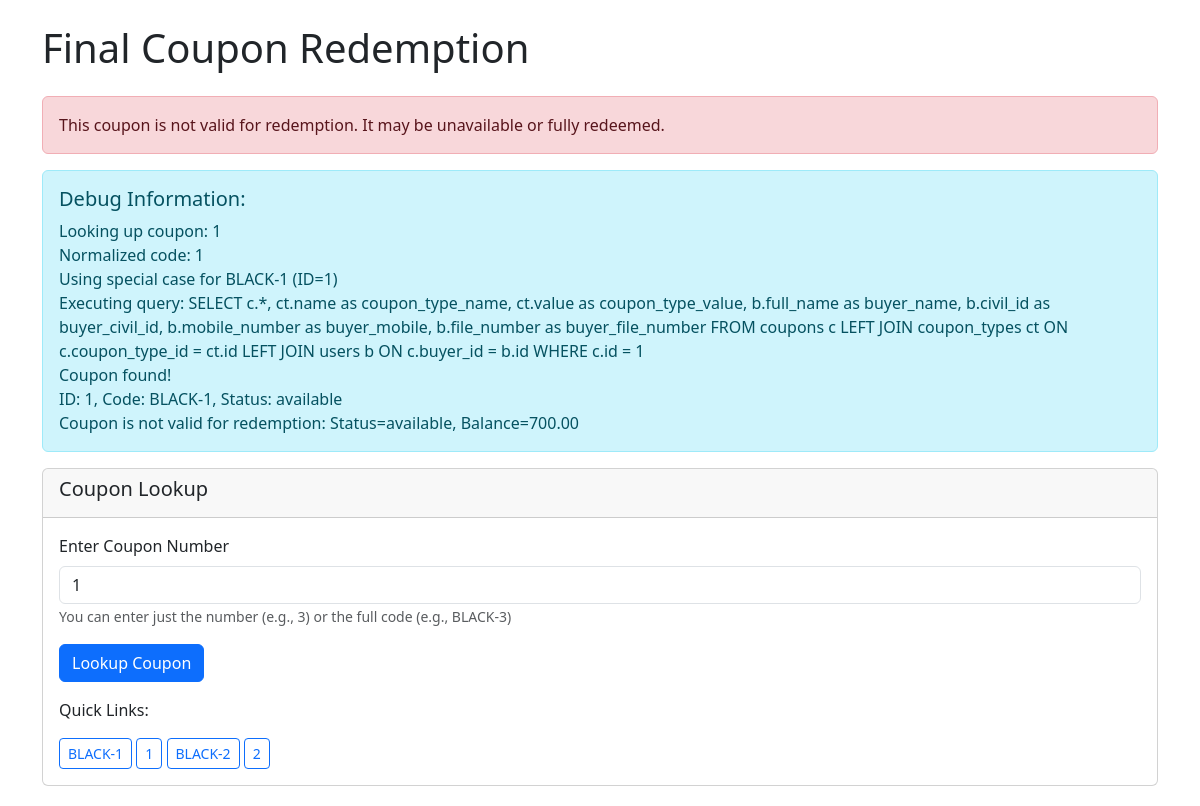
The app's page /final_redeem.php?coupon_code=1 with its own data.
### tables this page shows
CREATE TABLE coupons (
    id INT AUTO_INCREMENT PRIMARY KEY,
    code VARCHAR(20) NOT NULL UNIQUE,
    coupon_type_id INT NOT NULL,
    buyer_id INT,
    recipient_id INT,
    initial_balance DECIMAL(10, 2) NOT NULL,
    current_balance DECIMAL(10, 2) NOT NULL,
    issue_date DATE,
    status ENUM('available', 'assigned', 'fully_redeemed') NOT NULL DEFAULT 'available',
    created_at TIMESTAMP DEFAULT CURRENT_TIMESTAMP,
    updated_at TIMESTAMP DEFAULT CURRENT_TIMESTAMP ON UPDATE CURRENT_TIMESTAMP,
    FOREIGN KEY (coupon_type_id) REFERENCES coupon_types(id),
    FOREIGN KEY (buyer_id) REFERENCES users(id),
    FOREIGN KEY (recipient_id) REFERENCES users(id),
    INDEX (code),
    INDEX (buyer_id),
    INDEX (recipient_id),
    INDEX (status)
);

### final_redeem.php (the view, shortened to what this page needs)
<?php
require_once 'models/RedemptionLog.php';
$database = new Database();
$db = $database->getConnection();
$error = "";
$debug = "";
$couponCode = "";
if (isset($_REQUEST['coupon_code'])) {
    $couponCode = trim($_REQUEST['coupon_code']);
    $debug .= "Looking up coupon: " . $couponCode . "<br>";
    if (empty($couponCode)) {
        $error = "Please enter a coupon code.";
    } else {
        $couponCode = str_replace(' ', '-', trim($couponCode));
        $debug .= "Normalized code: " . $couponCode . "<br>";
        if ($couponCode == "BLACK-1" || $couponCode == "1") {
            $query = "SELECT c.*, ct.name as coupon_type_name, ct.value as coupon_type_value,
                     b.full_name as buyer_name, b.civil_id as buyer_civil_id,
                     b.mobile_number as buyer_mobile, b.file_number as buyer_file_number
              FROM coupons c
              LEFT JOIN coupon_types ct ON c.coupon_type_id = ct.id
              LEFT JOIN users b ON c.buyer_id = b.id
              WHERE c.id = 1";
            $debug .= "Using special case for BLACK-1 (ID=1)<br>";
        }
        $debug .= "Executing query: " . $query . "<br>";
        $stmt = $db->prepare($query);
        $stmt->execute();
        $row = $stmt->fetch(PDO::FETCH_ASSOC);
        if ($row) {
            $debug .= "Coupon found!<br>";
            $debug .= "ID: " . $row['id'] . ", Code: " . $row['code'] . ", Status: " . $row['status'] . "<br>";
            if ($row['status'] == 'assigned' && $row['current_balance'] > 0) {
                $debug .= "Coupon is valid for redemption<br>";
                $couponData = [
                    'id' => $row['id'],
                    'code' => $row['code'],
                    'type' => $row['coupon_type_name'],
                    'type_value' => $row['coupon_type_value'],
                    'balance' => $row['current_balance'],
                    'buyer_name' => $row['buyer_name'],
                    'buyer_civil_id' => $row['buyer_civil_id'],
                    'buyer_mobile' => $row['buyer_mobile'],
                    'buyer_file_number' => $row['buyer_file_number'],
                    'recipient_name' => '',
                    'recipient_civil_id' => '',
                    'recipient_mobile' => '',
                    'recipient_file_number' => ''
                ];
                $debug .= "Coupon data created successfully<br>";
            } else {
                $debug .= "Coupon is not valid for redemption: Status=" . $row['status'] . ", Balance=" . $row['current_balance'] . "<br>";
                $error = "This coupon is not valid for redemption. It may be unavailable or fully redeemed.";
            }
        } else {
            $debug .= "Coupon not found<br>";
            $error = "Coupon not found. Please check the code and try again.";
        }
    }
}
?>
<!DOCTYPE html>
<html lang="en">
<head>
    <link href="https://cdn.jsdelivr.net/npm/bootstrap@5.3.0-alpha1/dist/css/bootstrap.min.css" rel="stylesheet">
</head>
<body>
    <div class="container mt-4">
        <h1 class="mb-4">Final Coupon Redemption</h1>
        <?php if (!empty($error)): ?>
            <div class="alert alert-danger"><?php echo $error; ?></div>
        <?php endif; ?>
        <?php if (!empty($debug)): ?>
            <div class="alert alert-info">
                <h5>Debug Information:</h5>
                <?php echo $debug; ?>
            </div>
        <?php endif; ?>
        <div class="card">
            <div class="card-header">
                <h5>Coupon Lookup</h5>
            </div>
            <div class="card-body">
                <form method="post" action="">
                    <div class="mb-3">
                        <label for="coupon_code" class="form-label">Enter Coupon Number</label>
                        <input type="text" class="form-control" id="coupon_code" name="coupon_code"
                               value="<?php echo htmlspecialchars($couponCode); ?>"
                               placeholder="Enter coupon number (e.g. 3) or full code (e.g. BLACK-3)" required>
                        <small class="text-muted">You can enter just the number (e.g., 3) or the full code (e.g., BLACK-3)</small>
                    </div>
                    <button type="submit" name="lookup_coupon" class="btn btn-primary">Lookup Coupon</button>
                </form>
                <div class="mt-3">
                    <p>Quick Links:</p>
                    <a href="?coupon_code=BLACK-1" class="btn btn-sm btn-outline-primary">BLACK-1</a>
                    <a href="?coupon_code=1" class="btn btn-sm btn-outline-primary">1</a>
                    <a href="?coupon_code=BLACK-2" class="btn btn-sm btn-outline-primary">BLACK-2</a>
                    <a href="?coupon_code=2" class="btn btn-sm btn-outline-primary">2</a>
                </div>
            </div>
        </div>
    </div>
</body>
</html>

### records on screen
coupons: status "This coupon is not valid for redemption. It may be unavailable or fully redeemed.", id "1", code "BLACK-1", status "available", current_balance "700.00"

### other values on screen
$couponCode "1"
